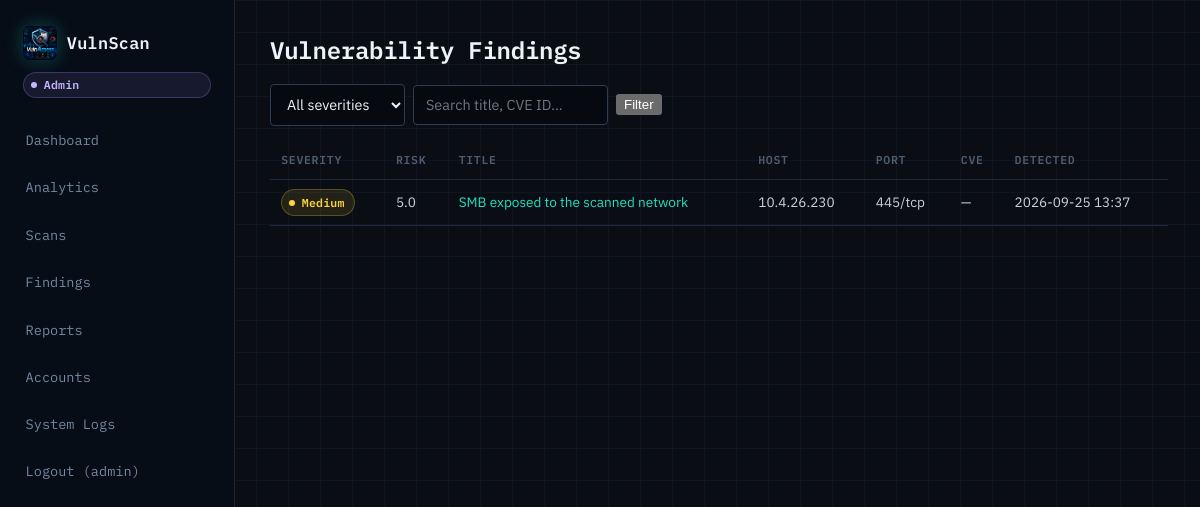
The page /vulnassess/ (signed in) on the database as committed earlier.
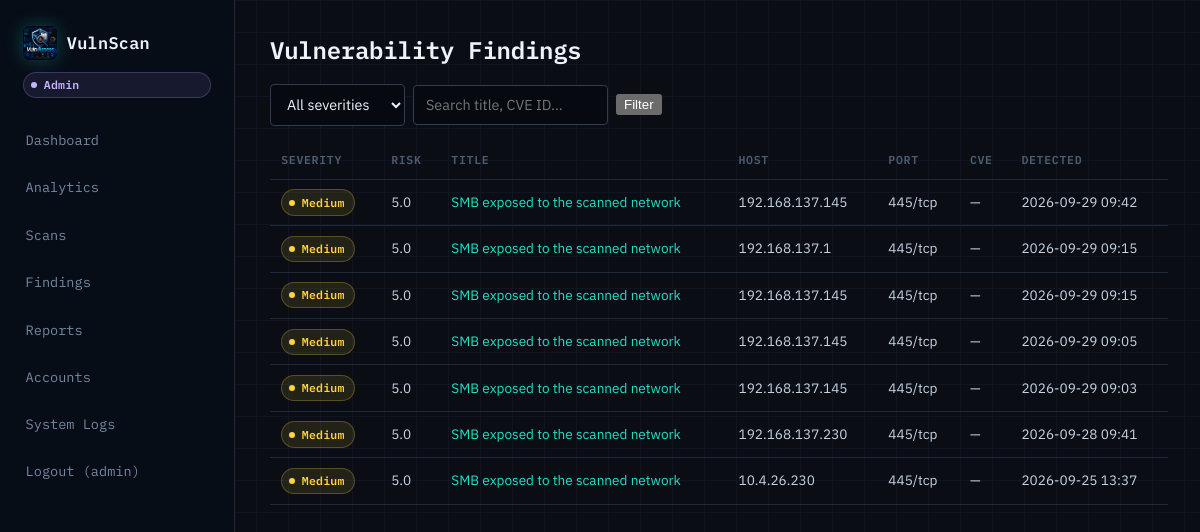
The same page on the database as committed later.
### vulnassess/models.py (models this page shows, shortened)
class Finding(models.Model):
    class FindingType(models.TextChoices):
        CVE_MATCH = "CVE_MATCH", "CVE match"
        CONFIG_FLAW = "CONFIG_FLAW", "Configuration flaw"
    job = models.ForeignKey(ScanJob, on_delete=models.CASCADE, related_name="findings")
    open_port = models.ForeignKey(OpenPort, on_delete=models.CASCADE, related_name="findings")
    finding_type = models.CharField(max_length=16, choices=FindingType.choices, default=FindingType.CVE_MATCH)
    cve = models.ForeignKey(CVERecord, null=True, blank=True, on_delete=models.SET_NULL, related_name="findings")
    title = models.CharField(max_length=255)
    description = models.TextField(blank=True)
    severity = models.CharField(max_length=16, choices=Severity.choices)
    risk_score = models.FloatField(help_text="0-10 composite risk score")
    remediation = models.TextField(blank=True)
    detected_at = models.DateTimeField(auto_now_add=True)
    acknowledged = models.BooleanField(default=False)
    class Meta:
        ordering = ["-risk_score", "-detected_at"]
        indexes = [models.Index(fields=["severity"]), models.Index(fields=["-risk_score"])]

### scanning/models.py (models this page shows, shortened)
class OpenPort(models.Model):
    host = models.ForeignKey(DiscoveredHost, on_delete=models.CASCADE, related_name="ports")
    port_number = models.PositiveIntegerField()
    protocol = models.CharField(max_length=8, default="tcp")  # tcp / udp
    state = models.CharField(max_length=16, default="open")
    service_name = models.CharField(max_length=128, blank=True)   # e.g. "http", "ssh"
    product = models.CharField(max_length=255, blank=True)         # e.g. "OpenSSH"
    version = models.CharField(max_length=128, blank=True)         # e.g. "8.2p1"
    extra_info = models.CharField(max_length=255, blank=True)
    class Meta:
        unique_together = ("host", "port_number", "protocol")
        ordering = ["port_number"]

class DiscoveredHost(models.Model):
    job = models.ForeignKey(ScanJob, on_delete=models.CASCADE, related_name="hosts")
    ip_address = models.GenericIPAddressField()
    hostname = models.CharField(max_length=255, blank=True)
    state = models.CharField(max_length=16, default="up")  # up / down
    os_family = models.CharField(max_length=128, blank=True)
    os_accuracy = models.PositiveSmallIntegerField(null=True, blank=True)  # 0-100
    mac_address = models.CharField(max_length=32, blank=True)
    raw_probe_notes = models.TextField(blank=True, help_text="Notes from Scapy SYN/ACK probing")
    class Meta:
        unique_together = ("job", "ip_address")

### vulnassess/views.py (the view)
# urls.py: path("", views.findings_list, name="findings_list"),
@role_required("ADMIN", "ANALYST")
def findings_list(request):
    findings = Finding.objects.select_related("open_port__host", "cve", "job").all()
    severity = request.GET.get("severity")
    search = request.GET.get("q")
    if severity:
        findings = findings.filter(severity=severity)
    if search:
        findings = findings.filter(
            Q(title__icontains=search) | Q(description__icontains=search) | Q(cve__cve_id__icontains=search)
        )
    return render(request, "vulnassess/findings_list.html", {
        "findings": findings[:500], "severities": Severity.choices,
        "current_severity": severity, "search": search or "",
    })

### accounts/models.py (called while the page is built)
    @property
    def is_admin_role(self):
        return self.role == Role.ADMIN or self.is_superuser

    @property
    def is_analyst_role(self):
        return self.role in (Role.ADMIN, Role.ANALYST) or self.is_superuser

    def can_manage_accounts(self):
        return self.is_admin_role

    def can_run_scans(self):
        return self.is_analyst_role

    def can_analyze_vulnerabilities(self):
        return self.is_analyst_role

### vulnassess/templates/vulnassess/findings_list.html (shortened to what this page needs)
{% extends "base.html" %}
{% block content %}
<h1>Vulnerability Findings</h1>
<form method="get" class="filter-form">
    <select name="severity" onchange="this.form.submit()">
        <option value="">All severities</option>
    </select>
    <input type="text" name="q" value="{{ search }}" placeholder="Search title, CVE ID...">
    <button type="submit">Filter</button>
</form>
<table class="data-table">
    <thead>
        <tr><th>Severity</th><th>Risk</th><th>Title</th><th>Host</th><th>Port</th><th>CVE</th><th>Detected</th></tr>
    </thead>
    <tbody>
    {% for f in findings %}
        <tr>
            <td><span class="severity-badge severity-{{ f.severity|lower }}">{{ f.get_severity_display }}</span></td>
            <td>{{ f.risk_score }}</td>
            <td><a href="{% url 'vulnassess:finding_detail' f.id %}">{{ f.title }}</a></td>
            <td>{{ f.open_port.host.ip_address }}</td>
            <td>{{ f.open_port.port_number }}/{{ f.open_port.protocol }}</td>
            <td>{{ f.cve.cve_id|default:"—" }}</td>
            <td>{{ f.detected_at|date:"Y-m-d H:i" }}</td>
        </tr>
    {% empty %}
        <tr><td colspan="7">No findings match your filters.</td></tr>
    {% endfor %}
    </tbody>
</table>
{% endblock %}

Rows that differ between the two databases and show on the page:
added Finding: severity "Medium", risk_score "5.0", title "SMB exposed to the scanned network", open_port.host.ip_address "192.168.137.145", open_port.port_number "445", open_port.protocol "tcp", cve.cve_id "—", detected_at "2026-09-29 09:42"
added Finding: severity "Medium", risk_score "5.0", title "SMB exposed to the scanned network", open_port.host.ip_address "192.168.137.1", open_port.port_number "445", open_port.protocol "tcp", cve.cve_id "—", detected_at "2026-09-29 09:15"
added Finding: severity "Medium", risk_score "5.0", title "SMB exposed to the scanned network", open_port.host.ip_address "192.168.137.145", open_port.port_number "445", open_port.protocol "tcp", cve.cve_id "—", detected_at "2026-09-29 09:15"
added Finding: severity "Medium", risk_score "5.0", title "SMB exposed to the scanned network", open_port.host.ip_address "192.168.137.145", open_port.port_number "445", open_port.protocol "tcp", cve.cve_id "—", detected_at "2026-09-29 09:05"
added Finding: severity "Medium", risk_score "5.0", title "SMB exposed to the scanned network", open_port.host.ip_address "192.168.137.145", open_port.port_number "445", open_port.protocol "tcp", cve.cve_id "—", detected_at "2026-09-29 09:03"
added Finding: severity "Medium", risk_score "5.0", title "SMB exposed to the scanned network", open_port.host.ip_address "192.168.137.230", open_port.port_number "445", open_port.protocol "tcp", cve.cve_id "—", detected_at "2026-09-28 09:41"
